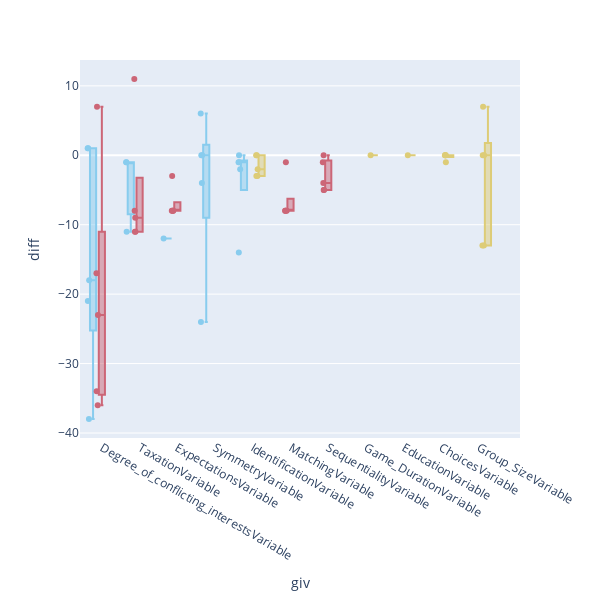

Here is the notebook cell this chart was saved with:
### Code cell
color_palette = px.colors.qualitative.Safe
fig = px.box(pd.concat(data_vis_neg, axis=0), 
             x="giv", y="diff", color="th", points='all',
             color_discrete_sequence=color_palette)
fig.update_layout(yaxis={'categoryorder': 'total descending'})
fig.update_layout(width=600, height=600, showlegend=False)
fig.write_image("../visualisations/llm_neg_diff_giv_distinct_per_th.pdf", format='pdf')
fig.show()

### Figure 1 — Plotly figure (JSON) as saved in the notebook; plotly's stock layout.template omitted (floating-point values rounded to 4 significant figures)
{"data": [{"alignmentgroup": "True", "boxpoints": "all", "hovertemplate": "th=regular<br>giv=%{x}<br>diff=%{y}<extra></extra>", "legendgroup": "regular", "marker": {"color": "rgb(136, 204, 238)"}, "name": "regular", "notched": false, "offsetgroup": "regular", "orientation": "v", "showlegend": true, "type": "box", "x": ["Degree_of_conflicting_interestsVariable", "Degree_of_conflicting_interestsVariable", "Degree_of_conflicting_interestsVariable", "Degree_of_conflicting_interestsVariable", "Degree_of_conflicting_interestsVariable", "TaxationVariable", "TaxationVariable", "TaxationVariable", "ExpectationsVariable", "SymmetryVariable", "SymmetryVariable", "SymmetryVariable", "SymmetryVariable", "SymmetryVariable", "IdentificationVariable", "IdentificationVariable", "IdentificationVariable", "IdentificationVariable", "IdentificationVariable"], "x0": " ", "xaxis": "x", "y": [-38, -18, -21, 1, 1, -11, -1, -1, -12, -4, 6, 0, -24, 0, -1, 0, -2, -14, -1], "y0": " ", "yaxis": "y"}, {"alignmentgroup": "True", "boxpoints": "all", "hovertemplate": "th=study_mod<br>giv=%{x}<br>diff=%{y}<extra></extra>", "legendgroup": "study_mod", "marker": {"color": "rgb(204, 102, 119)"}, "name": "study_mod", "notched": false, "offsetgroup": "study_mod", "orientation": "v", "showlegend": true, "type": "box", "x": ["MatchingVariable", "MatchingVariable", "MatchingVariable", "MatchingVariable", "MatchingVariable", "Degree_of_conflicting_interestsVariable", "Degree_of_conflicting_interestsVariable", "Degree_of_conflicting_interestsVariable", "Degree_of_conflicting_interestsVariable", "Degree_of_conflicting_interestsVariable", "TaxationVariable", "TaxationVariable", "TaxationVariable", "TaxationVariable", "TaxationVariable", "ExpectationsVariable", "ExpectationsVariable", "ExpectationsVariable", "ExpectationsVariable", "ExpectationsVariable", "SequentialityVariable", "SequentialityVariable", "SequentialityVariable", "SequentialityVariable", "SequentialityVariable"], "x0": " ", "xaxis": "x", "y": [-1, -8, -8, -8, -8, 7, -36, -34, -23, -17, -11, 11, -8, -9, -11, -8, -3, -8, -8, -8, -1, -4, -5, -5, 0], "y0": " ", "yaxis": "y"}, {"alignmentgroup": "True", "boxpoints": "all", "hovertemplate": "th=var_mod<br>giv=%{x}<br>diff=%{y}<extra></extra>", "legendgroup": "var_mod", "marker": {"color": "rgb(221, 204, 119)"}, "name": "var_mod", "notched": false, "offsetgroup": "var_mod", "orientation": "v", "showlegend": true, "type": "box", "x": ["Game_DurationVariable", "EducationVariable", "ChoicesVariable", "ChoicesVariable", "ChoicesVariable", "ChoicesVariable", "ChoicesVariable", "Group_SizeVariable", "Group_SizeVariable", "Group_SizeVariable", "Group_SizeVariable", "Group_SizeVariable", "IdentificationVariable", "IdentificationVariable", "IdentificationVariable", "IdentificationVariable", "IdentificationVariable"], "x0": " ", "xaxis": "x", "y": [0, 0, 0, 0, 0, 0, -1, -13, 0, -13, 0, 7, 0, -2, -3, -3, 0], "y0": " ", "yaxis": "y"}], "layout": {"boxmode": "group", "height": 600, "legend": {"title": {"text": "th"}, "tracegroupgap": 0}, "margin": {"t": 60}, "showlegend": false, "width": 600, "xaxis": {"anchor": "y", "domain": [0, 1], "title": {"text": "giv"}}, "yaxis": {"anchor": "x", "categoryorder": "total descending", "domain": [0, 1], "title": {"text": "diff"}}}}
